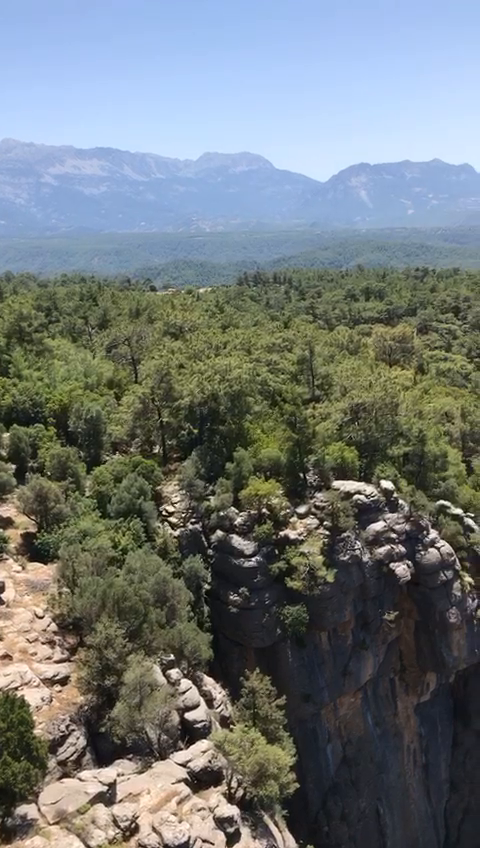
#> input picture frame 37 of Bolum_01_Giris/antalya.mp4, 480 x 848 px, given in place of hsv.mp4, which was not available
$ jupyter execute c08_hsv_obj_detection.ipynb
#> lines starting #> are read from the running program, lines starting #| are printed output that depends on the picture; after the words box and inside, x2 and y2 are one past the last pixel; in counts of white or black regions, pixels touching at a corner belong together; pictures that were not available may be replaced by others from this repository, and a replacement may not be noted
[cell 1]
import cv2
import numpy as np

[cell 2]
def nothing(x):
    pass

[cell 3]
cap = cv2.VideoCapture("hsv.mp4")
cap

[cell 4]
cv2.namedWindow("Trackbar")

cv2.createTrackbar("LH", "Trackbar", 0, 179, nothing)
#> slider 'LH' is set to 35
cv2.createTrackbar("LS", "Trackbar", 0, 255, nothing)
#> slider 'LS' is set to 51
cv2.createTrackbar("LV", "Trackbar", 0, 255, nothing)
#> slider 'LV' is set to 51
cv2.createTrackbar("UH", "Trackbar", 0, 179, nothing)
#> slider 'UH' is set to 179
cv2.createTrackbar("US", "Trackbar", 0, 255, nothing)
#> slider 'US' is set to 255
cv2.createTrackbar("UV", "Trackbar", 0, 255, nothing)
#> slider 'UV' is set to 255

while True:
    _, frame = cap.read()
#> frame is the input picture: shape (848, 480, 3); mean B, G, R 120.6, 119.9, 113

    if _ == False:
        break


    frame = cv2.resize(frame, (500,350))
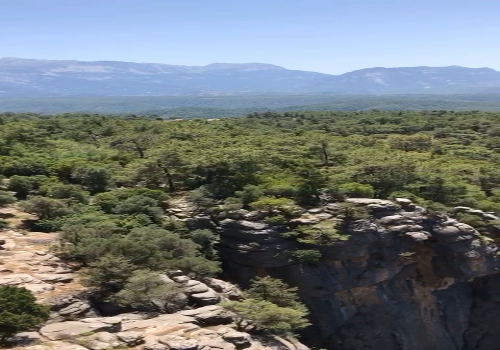
#> frame: shape (350, 500, 3); mean B, G, R 120.5, 119.8, 112.9

    hsv = cv2.cvtColor(frame, cv2.COLOR_BGR2HSV)
#> hsv: shape (350, 500, 3); mean H, S, V 66.4, 69.5, 135.7

    lh = cv2.getTrackbarPos("LH", "Trackbar")
    ls = cv2.getTrackbarPos("LS", "Trackbar")
    lv = cv2.getTrackbarPos("LV", "Trackbar")
    uh = cv2.getTrackbarPos("UH", "Trackbar")
    us = cv2.getTrackbarPos("US", "Trackbar")
    uv = cv2.getTrackbarPos("UV", "Trackbar")

    lower_blue = np.array([lh, ls, lv])
    upper_blue = np.array([uh, us, uv])

    mask = cv2.inRange(hsv, lower_blue, upper_blue)
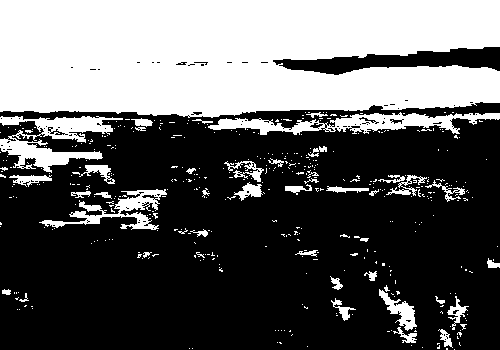
#> mask: shape (350, 500); 37.1% white; 430 white regions (388 under 20 px), largest, box (x1, y1, x2, y2) and area: (0, 0, 500, 118) 52214, (0, 116, 123, 173) 2958, (208, 112, 500, 135) 2817
    bitwise = cv2.bitwise_and(frame, frame, mask=mask)
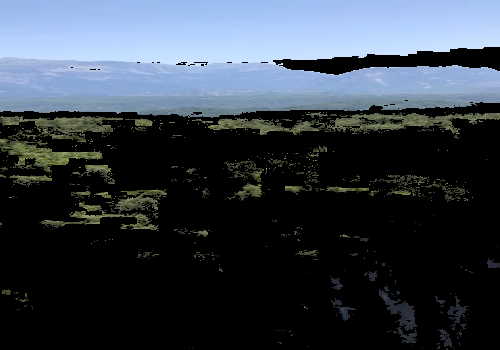
#> bitwise: shape (350, 500, 3); mean B, G, R 72.6, 62.6, 54.1

    cv2.imshow("frame", frame)
    cv2.imshow("mask", mask)
    cv2.imshow("bitwise", bitwise)

    if cv2.waitKey(20) & 0xFF == ord("q"):
#> (key q is pressed here)
        break

cap.release()
cv2.destroyAllWindows()

$ run again, starting later in the video
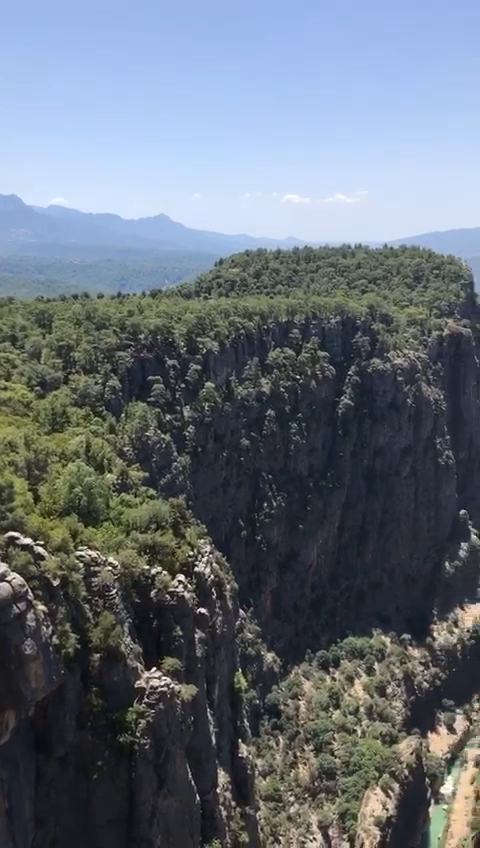
#> input picture frame 169 of Bolum_01_Giris/antalya.mp4, 480 x 848 px, given in place of hsv.mp4, which was not available
#> frame is the input picture: shape (848, 480, 3); mean B, G, R 120.5, 110.5, 101.7
#> frame: shape (350, 500, 3)
#> hsv: shape (350, 500, 3); mean H, S, V 87.4, 59.7, 126.5
#> `mask = cv2.inRange(hsv, lower_blue, upper_blue)`:
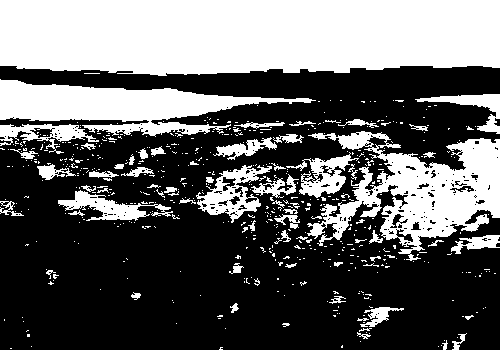
#> mask: shape (350, 500); 38.7% white; 577 white regions (509 under 20 px), largest, box (x1, y1, x2, y2) and area: (0, 0, 500, 76) 35196, (307, 131, 500, 261) 10881, (0, 79, 316, 137) 8567
#> `bitwise = cv2.bitwise_and(frame, frame, mask=mask)`:
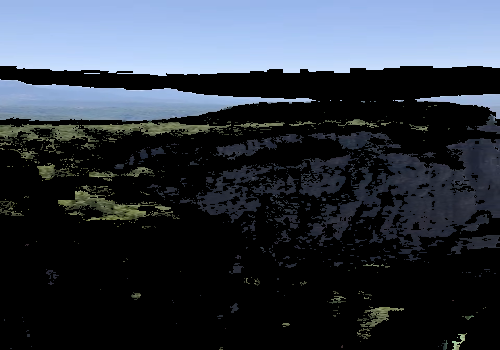
#> bitwise: shape (350, 500, 3); mean B, G, R 67.1, 56.4, 49.1

$ run again, starting later in the video
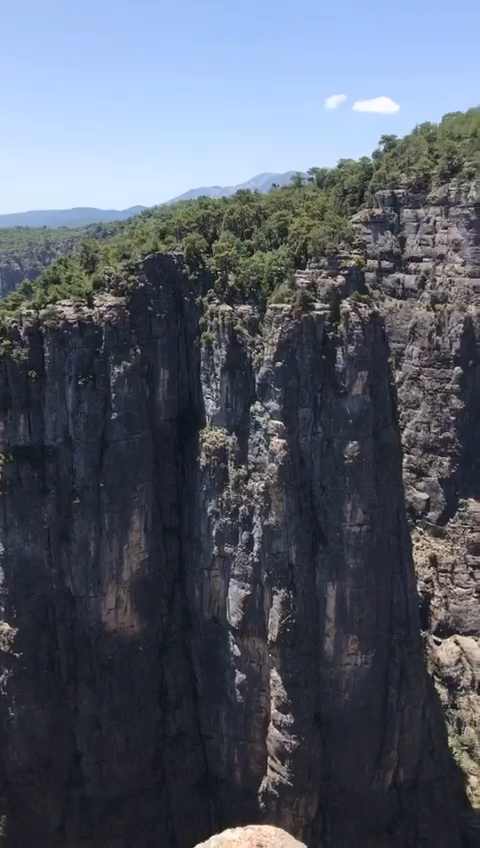
#> input picture frame 301 of Bolum_01_Giris/antalya.mp4, 480 x 848 px, given in place of hsv.mp4, which was not available
#> frame is the input picture: shape (848, 480, 3); mean B, G, R 105.3, 92.3, 85.4
#> frame: shape (350, 500, 3)
#> hsv: shape (350, 500, 3); mean H, S, V 102.9, 59.7, 107.8
#> `mask = cv2.inRange(hsv, lower_blue, upper_blue)`:
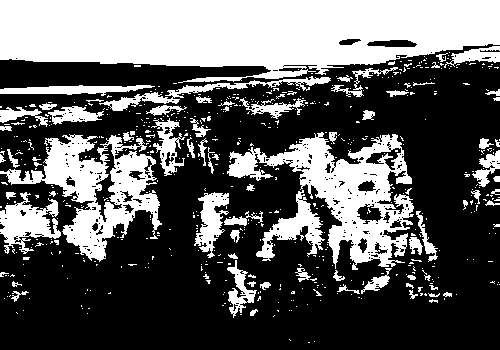
#> mask: shape (350, 500); 37% white; 594 white regions (516 under 20 px), largest, box (x1, y1, x2, y2) and area: (0, 0, 500, 83) 31051, (227, 132, 414, 270) 9353, (0, 134, 162, 262) 7696
#> `bitwise = cv2.bitwise_and(frame, frame, mask=mask)`:
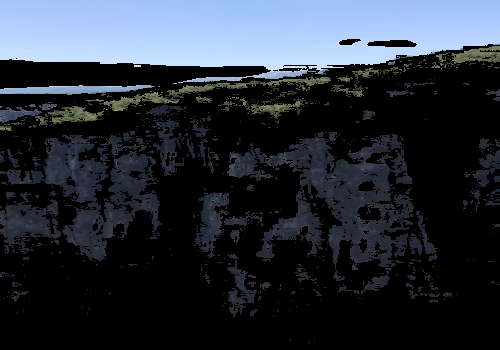
#> bitwise: shape (350, 500, 3); mean B, G, R 57.2, 47.5, 41.3
